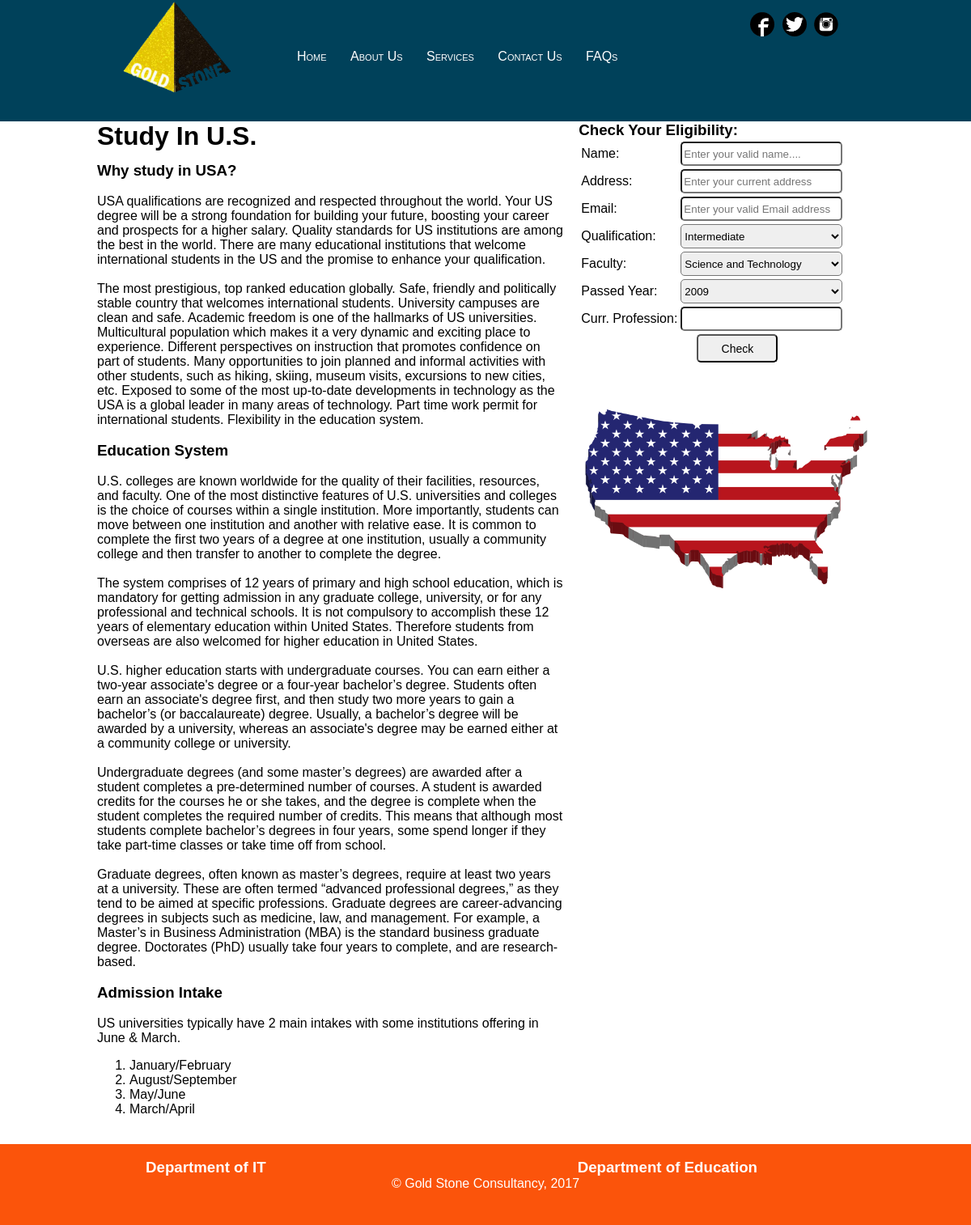
/Edu/studyabroad.php?studyabroad=U.S., run on the app's committed database.
### tables this page shows
CREATE TABLE IF NOT EXISTS `tbl_country` (
  `id` int(11) NOT NULL AUTO_INCREMENT,
  `country` varchar(255) NOT NULL,
  `img` varchar(255) NOT NULL,
  PRIMARY KEY (`id`)
);

CREATE TABLE IF NOT EXISTS `tbl_countryd` (
  `id` int(11) NOT NULL AUTO_INCREMENT,
  `tid` int(11) NOT NULL,
  `topic` text NOT NULL,
  `detail` text NOT NULL,
  PRIMARY KEY (`id`)
);

### Edu/studyabroad.php (the view, shortened to what this page needs)
<?
include '../Includes/connection.php';
include '../Includes/link.php';
$country1 = $_GET['studyabroad'];
$data1 = mysqli_query($connection, "select * from tbl_country where country='$country1'");
$country = mysqli_fetch_array($data1);
$cntry = $country['country'];
$id = $country['id'];
$data = mysqli_query($connection, "select * from tbl_countryd where tid='$id'");
?>
<!DOCTYPE html>
<html>
<head>
</head>
<body>
<div id="study-in">
<?php include '../Includes/edu_header.php'; ?>
<div style="height: 150px; width: 100%;"></div>
<div class="study-in">
<div id="country1">
<h1>Study In <? echo $cntry?></h1>
<?
while($res = mysqli_fetch_array($data)){
	?>
		<h3><? echo $res['topic'] ?></h3>
	<p><? echo $res['detail']?></p><br>
<? } ?>
</div>
<div id="eligibility" style="">
<h3>Check Your Eligibility:</h3>
<form method="post" action="check.php">
<table>
<tr><td>Name:</td><td><input type="text" name="name" placeholder="Enter your valid name...."/></td></tr>
<tr><td>Address:</td><td><input type="text" placeholder="Enter your current address"/></td></tr>
<tr><td>Email:</td><td><input type="email" placeholder="Enter your valid Email address"/></td></tr>
<tr><td>Qualification:</td><td>
<select name="qul">
<option value="2" selected>Intermediate</option>
</select>
</td></tr>
<tr><td>Faculty:</td><td>
<select name="fac">
<option value="sci" selected>Science and Technology</option>
</select>
</td></tr>
<tr><td>Passed Year:</td><td>
<select name="yr">
<?php
$date = date("y");
for($i=10; $i>=0; $i=$i-1){
	?>
<option value="<? echo ($date-$i) ?>"><? echo ($date-$i+2000) ?></option>
	<?php
}
 ?>
</select>
</td></tr>
<tr><td>Curr. Profession:</td><td><input type="text" name="pro" /></td></tr>
<tr><td></td><td><input type="submit" value="Check" id="chk"/></td></tr>
</table>
</form>
<img src="../Upload/<? echo $country['img'] ?>" style="width: 100%;"/>
</div>
</div>
</div>
<div id="last_main_content">
<div id="footer">
<?php include '../Includes/footer.php'; ?>
</div>
</div>
</body>
</html>

### Style/style.css (style rules this page uses)
html { font-family: Baumans; -ms-text-size-adjust: 100%; -webkit-text-size-adjust: 100%; }
body,div,p,h1,h2,h3, h4, h5 { margin: 0px; }
#last_main_content { clear: both; height: 100px; width: 100%; background-color: #FB540B !important; }
#footer { color: #fff; width: 70%; margin-left: auto; margin-right: auto; }

### Style/style-edu.css (style rules this page uses)
html { font-family: Arial; -ms-text-size-adjust: 100%; -webkit-text-size-adjust: 100%; }
body,div,p,h1,h2,h3, h4, h5, a { margin: 0px; }
* { box-sizing: border-box; }
#eligibility { width: 40%; float: right; }
#country1 { width: 80%; margin-left: auto; margin-right: auto; }
#country1 h1 { height: 50px; }
#study-in { width: 100%; min-height: 600px; }
.study-in { width: 80%; margin-left: auto; margin-right: auto; }
#country1 { width: 60%; float: left; }
#eligibility { width: 38%; margin-left: 2%; float: right; }
#apply form input, #eligibility form input { width: 200px; border-radius: 5px; height: 30px; }
#apply form select, #eligibility form select { width: 200px; border-radius: 5px; height: 30px; }
#apply #submit, #eligibility #chk { width: 100px; height: 35px; font-size: 14px; margin-left: 20px; }

### data on the page
tbl_country: country "U.S.", img (picture)
tbl_countryd: topic "Why study in USA?", detail "USA qualifications are recognized and respected throughout the world. Your US degree will be a strong foundation for building your future, boosting your career and prospects for a higher salary. Quality standards for US institutions are among the best in the world. There are many educational institutions that welcome international students in the US and the promise to enhance your qualification. The most prestigious, top ranked education globally. Safe, friendly and politically stable country that welcomes international students. University campuses are clean and safe. Academic freedom is one of the hallmarks of US universities. Multicultural population which makes it a very dynamic and…"
tbl_countryd: topic "Education System", detail "U.S. colleges are known worldwide for the quality of their facilities, resources, and faculty. One of the most distinctive features of U.S. universities and colleges is the choice of courses within a single institution. More importantly, students can move between one institution and another with relative ease. It is common to complete the first two years of a degree at one institution, usually a community college and then transfer to another to complete the degree. The system comprises of 12 years of primary and high school education, which is mandatory for getting admission in any graduate college, university, or for any professional and technical schools. It is not compulsory to…"
tbl_countryd: topic "Admission Intake", detail "US universities typically have 2 main intakes with some institutions offering in June & March. January/February August/September May/June March/April"

### other printed values
form field yr "2009"
